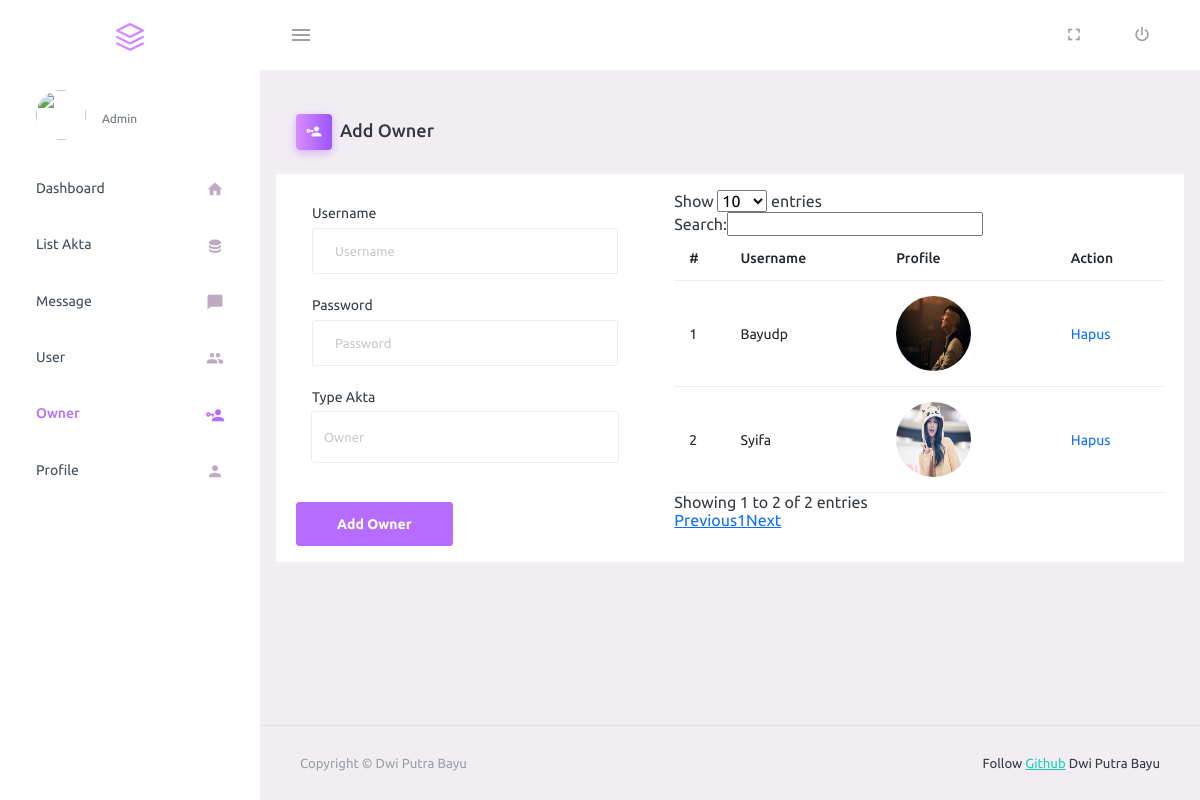
The page /owner/owner.php (signed in) on the database as committed earlier.
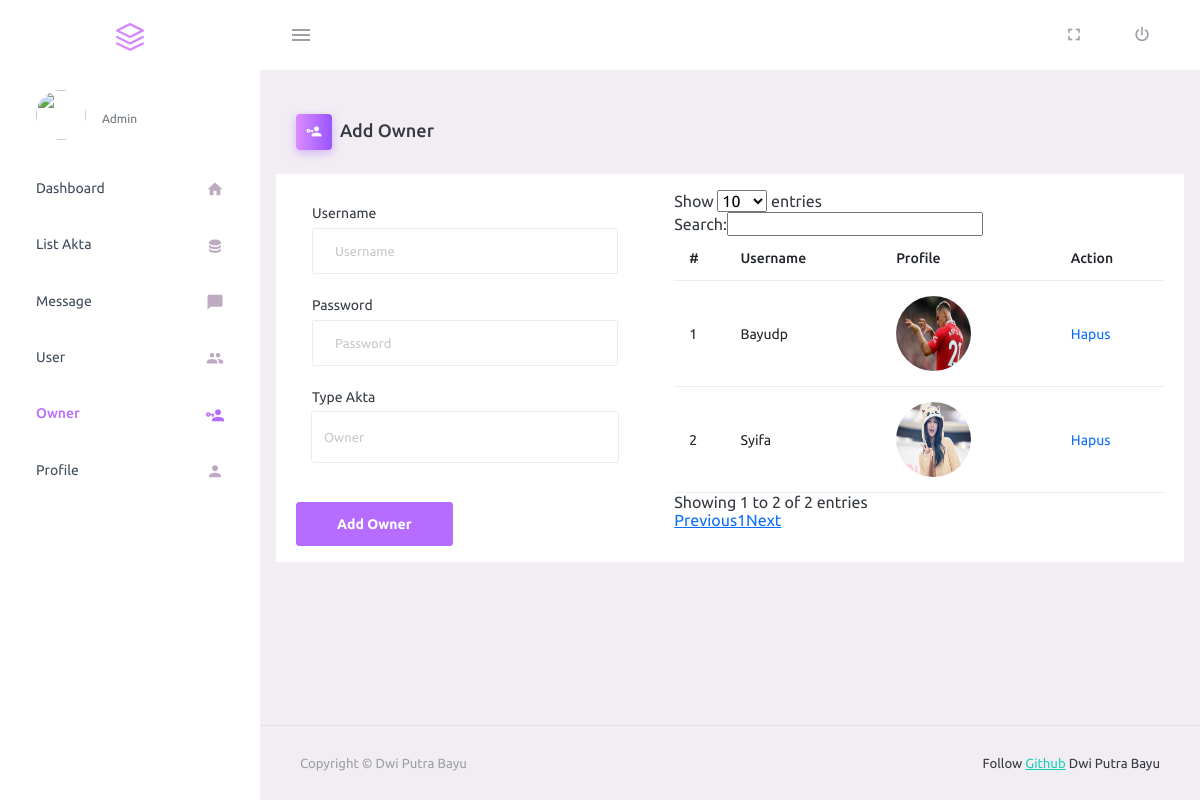
The same page on the database as committed later.
### tables this page shows
CREATE TABLE `owner` (
  `id` int(11) NOT NULL,
  `username` varchar(255) NOT NULL,
  `admin_profile` text NOT NULL,
  `password` varchar(255) NOT NULL,
  `role` varchar(255) NOT NULL
);

### owner/owner.php (the view, shortened to what this page needs)
<?php
require "function.php";
?>
<!DOCTYPE html>
<html lang="en">
<?php require "partials/head.php" ?>
<body>
    <div class="container-scroller">
        <?php require "partials/navbar.php" ?>
        <div class="container-fluid page-body-wrapper">
            <?php require "partials/sidebar.php" ?>
            <div class="main-panel">
                <div class="content-wrapper">
                    <div class="page-header">
                        <h3 class="page-title">
                            <span class="page-title-icon bg-gradient-primary text-white me-2">
                                <i class="mdi mdi-account-key"></i>
                            </span>Add Owner
                        </h3>
                    </div>
                    <div class="row d-flex justify-content-between bg-white">
                        <div class="col-md-5 py-3">
                            <form role="form" action="" method="POST">
                                <div class="card-body">
                                    <div class="form-group">
                                        <label>Username</label>
                                        <input type="text" class="form-control" name="username" placeholder="Username">
                                    </div>
                                    <div class="form-group">
                                        <label>Password</label>
                                        <input type="password" class="form-control" name="password"
                                            placeholder="Password">
                                    </div>
                                    <div class="form-group">
                                        <label for="TypeAkta">Type Akta</label>
                                        <select class="form-control" style="height: 50px;" id="TypeAkta" name="role">
                                            <option>Owner</option>
                                        </select>
                                    </div>
                                </div>
                                <button type="submit" name="submit" class="btn btn-primary">Add
                                    Owner</button>
                            </form>
                        </div>
                        <div class="col-md-7 py-3">
                            <table class="table table-hover" id="example">
                                <thead>
                                    <tr>
                                        <th scope="col">#</th>
                                        <th scope="col">Username</th>
                                        <th scope="col">Profile</th>
                                        <th scope="col">Action</th>
                                    </tr>
                                </thead>
                                <tbody>
                                    <?php
                                    $q = "SELECT * FROM owner";
                                    $r = mysqli_query($db,$q);
                                    $c = 1;
                                    while ($owner = mysqli_fetch_array($r)) {
                                    ?>
                                    <tr style="width: fit-content;">
                                        <td><?= $c ?></td>
                                        <td><?= $owner['username'] ?></td>
                                        <td><img style="height: 75px; width:75px;"
                                                src="assets/images/<?= $owner['admin_profile'] ?>">
                                        </td>
                                        <td>
                                            <a class="text-decoration-none" href="delete-owner.php?id=<?= $owner["id"]; ?>"
                                                onclick="return confirm('Are you sure?');">Hapus</a>
                                        </td>
                                    </tr>
                                    <?php
                                    $c++;
                                    }
                                    ?>
                                </tbody>
                            </table>
                        </div>
                    </div>
                </div>
                <?php require "partials/footer.php" ?>
            </div>
        </div>
    </div>
</body>
</html>

### owner/partials/head.php (shortened to what this page needs)
<head>
    <link href="https://cdn.jsdelivr.net/npm/bootstrap@5.2.3/dist/css/bootstrap.min.css" rel="stylesheet"
>
    <link rel="stylesheet" href="assets/vendors/mdi/css/materialdesignicons.min.css">
    <link rel="stylesheet" href="assets/vendors/css/vendor.bundle.base.css">
    <link rel="stylesheet" href="assets/css/style.css">
    <link rel="stylesheet" type="text/css" href="https://cdn.datatables.net/v/dt/dt-1.13.1/datatables.min.css" />
</head>

### owner/partials/navbar.php (shortened to what this page needs)
<nav class="navbar default-layout-navbar col-lg-12 col-12 p-0 fixed-top d-flex flex-row">
  <div class="text-center navbar-brand-wrapper d-flex align-items-center justify-content-center">
    <a class="navbar-brand brand-logo" href="index.php">
      <img src="assets/images/logo-mini.svg" alt="logo" />
    </a>
  </div>
  <div class="navbar-menu-wrapper d-flex align-items-stretch">
    <button class="navbar-toggler navbar-toggler align-self-center" type="button" data-toggle="minimize">
      <span class="mdi mdi-menu"></span>
    </button>
    <ul class="navbar-nav navbar-nav-right">
      <li class="nav-item nav-profile dropdown">
        <a class="nav-link" href="../owner/profile.php">
        </a>
      </li>
      <li class="nav-item d-none d-lg-block full-screen-link">
        <a class="nav-link">
          <i class="mdi mdi-fullscreen" id="fullscreen-button"></i>
        </a>
      </li>
      <li class="nav-item nav-logout d-none d-lg-block">
        <a class="nav-link" href="../owner/logout.php">
          <i class="mdi mdi-power"></i>
        </a>
      </li>
    </ul>
  </div>
</nav>

### owner/partials/sidebar.php (shortened to what this page needs)
<nav class="sidebar sidebar-offcanvas" id="sidebar">
  <ul class="nav">
    <li class="nav-item nav-profile">
      <a href="#" class="nav-link">
      <img src="assets/images/<?php echo $_SESSION['admin_profile'] ?>" class="rounded-circle" height="50"
            width="50">
        <div class="nav-profile-text d-flex flex-column">
          <span class="text-secondary text-small"><?php echo $_SESSION['role'] ?></span>
        </div>
      </a>
    </li>
    <li class="nav-item">
      <a class="nav-link" href="index.php">
        <span class="menu-title">Dashboard</span>
        <i class="mdi mdi-home menu-icon"></i>
      </a>
    </li>
    <li class="nav-item <?php if($page=='akta'){echo 'active';} ?>">
      <a class="nav-link" href="listakta.php">
        <span class="menu-title">List Akta</span>
        <i class="mdi mdi-database menu-icon"></i>
      </a>
    </li>
    <li class="nav-item">
      <a class="nav-link" href="message.php">
        <span class="menu-title">Message</span>
        <i class="mdi mdi-message menu-icon"></i>
      </a>
    </li>
    <li class="nav-item">
      <a class="nav-link" href="user.php">
        <span class="menu-title">User</span>
        <i class="mdi mdi-account-multiple menu-icon"></i>
      </a>
    </li>
    <li class="nav-item">
      <a class="nav-link" href="owner.php">
        <span class="menu-title">Owner</span>
        <i class="mdi mdi-account-key menu-icon"></i>
      </a>
    </li>
    <li class="nav-item">
      <a class="nav-link" href="profile.php">
        <span class="menu-title">Profile</span>
        <i class="mdi mdi-account menu-icon"></i>
      </a>
    </li>
  </ul>
</nav>

### owner/partials/footer.php (shortened to what this page needs)
<footer class="footer">
  <div class="container-fluid d-flex justify-content-between">
    <span class="text-muted d-block text-center text-sm-start d-sm-inline-block">Copyright © Dwi Putra Bayu</span>
    <span class="float-none float-sm-end mt-1 mt-sm-0 text-end"> Follow <a
        href="https://github.com/dpbayu" target="_blank">Github</a> Dwi Putra Bayu</span>
  </div>
</footer>

Rows that differ between the two databases and show on the page:
changed owner "Bayudp": admin_profile: a different picture
